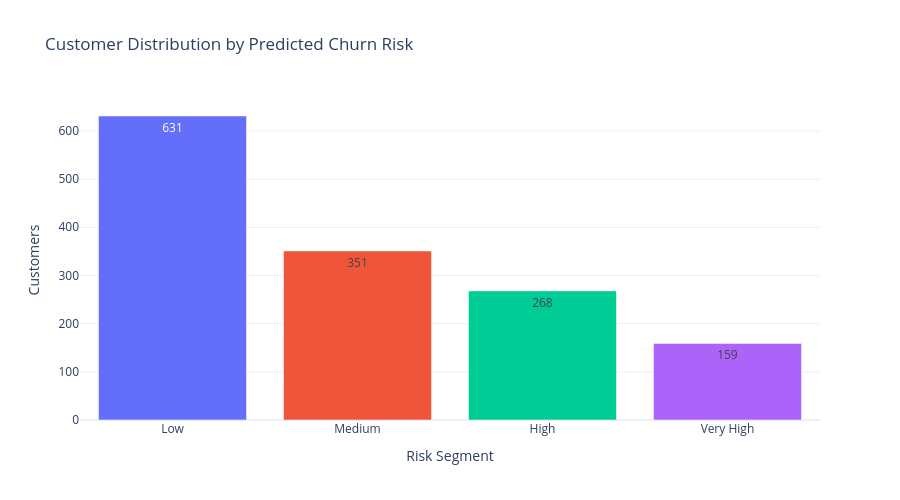

Here is the notebook cell this chart was saved with:
### Code cell
fig = px.bar(
    risk_summary,
    x="Risk Segment",
    y="Customers",
    color="Risk Segment",
    text="Customers",
    template="plotly_white",
    title="Customer Distribution by Predicted Churn Risk"
)

fig.update_layout(
    width=900,
    height=500,
    showlegend=False
)

fig.show()

### Figure 1 — Plotly figure (JSON) as saved in the notebook; plotly's stock layout.template omitted (floating-point values rounded to 4 significant figures)
{"data": [{"hovertemplate": "Risk Segment=%{x}<br>Customers=%{text}<extra></extra>", "legendgroup": "Low", "marker": {"color": "#636efa", "pattern": {"shape": ""}}, "name": "Low", "orientation": "v", "showlegend": true, "text": [631.0], "textposition": "auto", "type": "bar", "x": ["Low"], "xaxis": "x", "y": [631], "yaxis": "y"}, {"hovertemplate": "Risk Segment=%{x}<br>Customers=%{text}<extra></extra>", "legendgroup": "Medium", "marker": {"color": "#EF553B", "pattern": {"shape": ""}}, "name": "Medium", "orientation": "v", "showlegend": true, "text": [351.0], "textposition": "auto", "type": "bar", "x": ["Medium"], "xaxis": "x", "y": [351], "yaxis": "y"}, {"hovertemplate": "Risk Segment=%{x}<br>Customers=%{text}<extra></extra>", "legendgroup": "High", "marker": {"color": "#00cc96", "pattern": {"shape": ""}}, "name": "High", "orientation": "v", "showlegend": true, "text": [268.0], "textposition": "auto", "type": "bar", "x": ["High"], "xaxis": "x", "y": [268], "yaxis": "y"}, {"hovertemplate": "Risk Segment=%{x}<br>Customers=%{text}<extra></extra>", "legendgroup": "Very High", "marker": {"color": "#ab63fa", "pattern": {"shape": ""}}, "name": "Very High", "orientation": "v", "showlegend": true, "text": [159.0], "textposition": "auto", "type": "bar", "x": ["Very High"], "xaxis": "x", "y": [159], "yaxis": "y"}], "layout": {"barmode": "relative", "height": 500, "legend": {"title": {"text": "Risk Segment"}, "tracegroupgap": 0}, "showlegend": false, "title": {"text": "Customer Distribution by Predicted Churn Risk"}, "width": 900, "xaxis": {"anchor": "y", "categoryarray": ["Low", "Medium", "High", "Very High"], "categoryorder": "array", "domain": [0, 1], "title": {"text": "Risk Segment"}}, "yaxis": {"anchor": "x", "domain": [0, 1], "title": {"text": "Customers"}}}}
